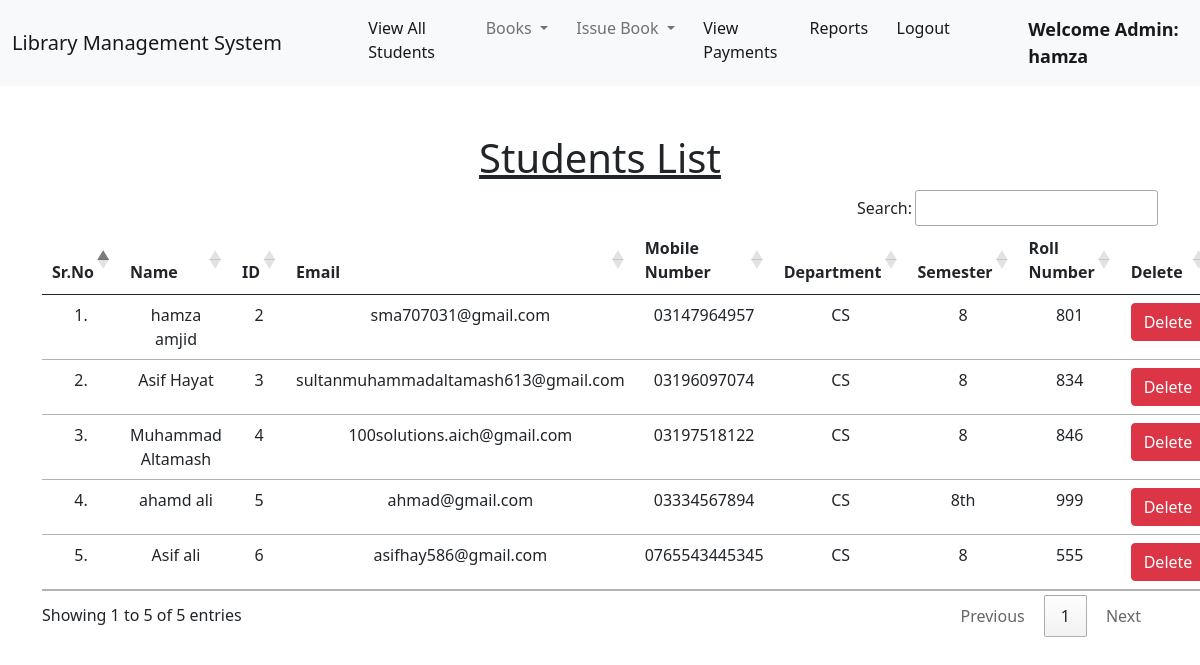
The app's page /view_students/ (signed in) with its own data.
### library/models.py (models this page shows, shortened)
class Student(models.Model):
    user = models.OneToOneField(User, on_delete=models.CASCADE)
    classroom = models.CharField(max_length=10)
    branch = models.CharField(max_length=10)
    roll_no = models.CharField(max_length=3, blank=True)
    phone = models.CharField(max_length=10, blank=True)
    image = models.ImageField(upload_to="", blank=True)

### library/views.py (the view)
# urls.py: path("view_students/", views.view_students, name="view_students"),
@login_required(login_url = '/admin_login')
def view_students(request):
    students = Student.objects.all()
    return render(request, "view_students.html", {'students':students})

### library/templates/view_students.html (shortened to what this page needs)
{% extends 'admin_navbar.html' %}
{% load static %}
{% block body %}
<div class="container mt-4">
    <h1 class="text-center"><u>Students List</u></h1>
    <table class="table table-hover" id="example">
        <thead>
            <tr class="text-center">
                <th>Sr.No</th>
                <th>Name</th>
                <th>ID</th>
                <th>Email</th>
                <th>Mobile Number</th>
                <th>Department</th>
                <th>Semester</th>
                <th>Roll Number</th>
                <th>Delete</th>
            </tr>
        </thead>
        <tbody>
            {% for student in students %}
            <tr class="text-center">
                <td>{{forloop.counter}}.</td>
                <td>{{student.user.get_full_name}}</td>
                <td>{{student.user.id}}</td>
                <td>{{student.user.email}}</td>
                <td>{{student.phone}}</td>
                <td>{{student.branch}}</td>
                <td>{{student.classroom}}</td>
                <td>{{student.roll_no}}</td>
                <td><a href="/delete_student/{{student.id}}/" class="btn btn-danger" onclick="return confirm('Are you sure you want to delete this student?')">Delete</a></td>
            </tr>
            {% endfor %}
        </tbody>
    </table>
    </div>
{% endblock %}

### library/templates/admin_navbar.html (shortened to what this page needs)
<!doctype html>
<html lang="en">
  <head>
    <link href="https://cdn.jsdelivr.net/npm/bootstrap@5.1.0/dist/css/bootstrap.min.css" rel="stylesheet">
    <link rel="stylesheet" href="https://cdn.datatables.net/1.10.25/css/jquery.dataTables.min.css">
    <link rel="stylesheet" href="https://cdn.datatables.net/buttons/1.7.1/css/buttons.dataTables.min.css">
  </head>
  <body>
    <nav class="navbar navbar-expand-lg navbar-light bg-light">
        <div class="container-fluid">
          <a class="navbar-brand" href="#">Library Management System</a>
          <div class="collapse navbar-collapse" id="navbarSupportedContent">
            <ul class="navbar-nav me-auto mb-2 mb-lg-0">
              <li class="nav-item">
                <a class="nav-link active" aria-current="page" href="/view_students/">View All Students</a>
              </li>
              <li class="nav-item dropdown">
                <a class="nav-link dropdown-toggle" href="#" id="navbarDropdown" role="button" data-bs-toggle="dropdown" aria-expanded="false">
                  Books
                </a>
              </li>
              <li class="nav-item dropdown">
                <a class="nav-link dropdown-toggle" href="#" id="navbarDropdown" role="button" data-bs-toggle="dropdown" aria-expanded="false">
                  Issue Book
                </a>
              </li>
              <li class="nav-item">
                <a class="nav-link active" aria-current="page" href="{% url "view_payments" %}">View Payments</a>
              </li>
              <li class="nav-item">
                <a class="nav-link active" aria-current="page" href="{% url "view_contact_messages" %}">Reports</a>
              </li>
              <li class="nav-item">
                <a class="nav-link active" aria-current="page" href="/logout/">Logout</a>
              </li>
              <li class="nav-item">
                <a style="font-weight:600; font-family:'Segoe UI', Tahoma, Geneva, Verdana, sans-serif; font-size: large;" class="nav-link active" href="#">Welcome Admin: {{request.user}}</a>
              </li>
            </ul>
          </div>
        </div>
      </nav>
      <br>
      {% block body %}
      {% endblock %}
  </body>
</html>

### records on screen
Student: user.get_full_name "hamza amjid", user.id "2", user.email "sma707031@gmail.com", phone "03147964957", branch "CS", classroom "8", roll_no "801"
Student: user.get_full_name "Asif Hayat", user.id "3", user.email "sultanmuhammadaltamash613@gmail.com", phone "03196097074", branch "CS", classroom "8", roll_no "834"
Student: user.get_full_name "Muhammad Altamash", user.id "4", user.email "100solutions.aich@gmail.com", phone "03197518122", branch "CS", classroom "8", roll_no "846"
Student: user.get_full_name "ahamd ali", user.id "5", user.email "ahmad@gmail.com", phone "03334567894", branch "CS", classroom "8th", roll_no "999"
Student: user.get_full_name "Asif ali", user.id "6", user.email "asifhay586@gmail.com", phone "0765543445345", branch "CS", classroom "8", roll_no "555"

### other values on screen
{{ request.user }} "hamza"
